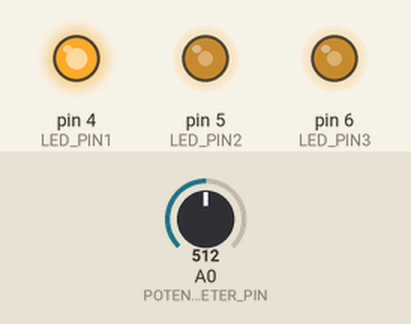
The sketch below on a simulated Arduino Uno, built with avr-gcc and run on an emulated ATmega328P. Parts: output pins drawn as LEDs (lit = HIGH). Inputs (shaded band) come from the test bench; at power-on: A0 (POTENTIOMETER_PIN) = 512.

Above: at 1.2 s.
1.3 s: A0 (POTENTIOMETER_PIN) set to 716
At 2.4 s:
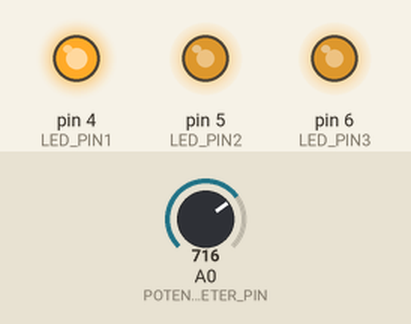
2.8 s: A0 (POTENTIOMETER_PIN) set to 900
At 3.5 s:
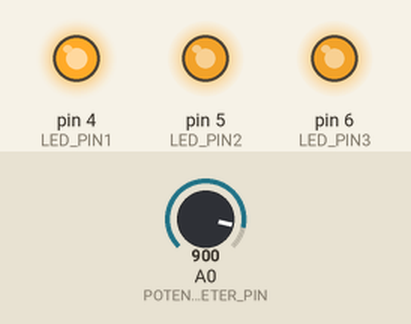
4.3 s: A0 (POTENTIOMETER_PIN) set to 511
At 4.7 s:
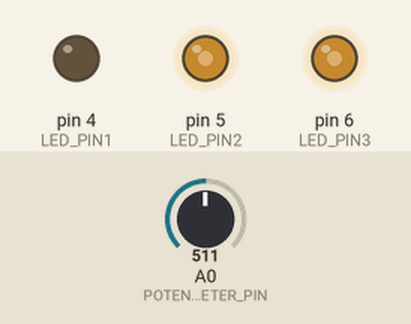
5.8 s: A0 (POTENTIOMETER_PIN) set to 122
At 7.0 s:
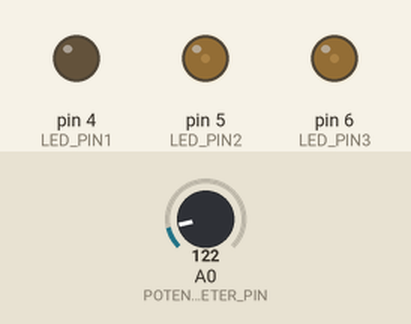
7.3 s: A0 (POTENTIOMETER_PIN) set to 0
At 8.2 s:
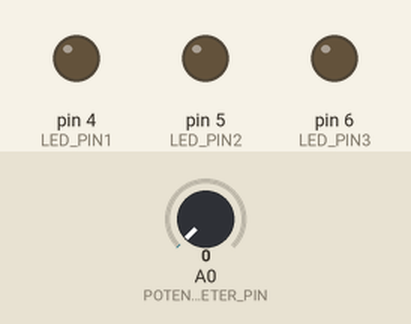
Timing chart, 0 to 9.8 s (numbered marks = the images above; inputs shaded):
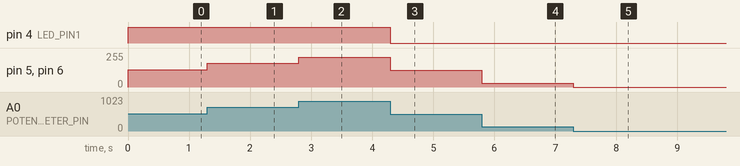

Measured:
- after the input at 1.3 s, pin 5 (LED_PIN2), pin 6 (LED_PIN3): 128/255 → 179/255 at once
- after the input at 2.8 s, pin 5 (LED_PIN2), pin 6 (LED_PIN3): 179/255 → 225/255 at once
- after the input at 4.3 s, pin 4 (LED_PIN1): HIGH → LOW at once; pin 5 (LED_PIN2), pin 6 (LED_PIN3): 225/255 → 127/255 at once
- after the input at 5.8 s, pin 5 (LED_PIN2), pin 6 (LED_PIN3): 127/255 → 30/255 at once
- after the input at 7.3 s, pin 5 (LED_PIN2), pin 6 (LED_PIN3): 30/255 → 0/255 at once

The sketch:

dimLightPoten3LEDs.ino
```cpp
#define LED_PIN1 4
#define LED_PIN2 5
#define LED_PIN3 6

#define POTENTIOMETER_PIN A0

void setup()
{
  pinMode(LED_PIN1, OUTPUT);
  pinMode(LED_PIN2, OUTPUT);
  pinMode(LED_PIN3, OUTPUT);
}

void loop()
{
  int potentiometerValue = analogRead(POTENTIOMETER_PIN);
  int brightness = potentiometerValue / 4;

  analogWrite(LED_PIN1, brightness);
  analogWrite(LED_PIN2, brightness);
  analogWrite(LED_PIN3, brightness);
}
```

rfid_ID_checker.c
```cpp
#include <SPI.h>
#include <MFRC522.h>

#define SS_PIN 10
#define RST_PIN 9

MFRC522 rfid(SS_PIN, RST_PIN);  // Create MFRC522 instance

void setup() {
  Serial.begin(9600);   // Start the serial communication at 9600 baud rate
  SPI.begin();          // Start the SPI bus
  rfid.PCD_Init();      // Initialize the MFRC522 reader
  Serial.println("Scan an RFID card to get its UID...");
}

void loop() {
  // Check if a new RFID card is present
  if (!rfid.PICC_IsNewCardPresent()) {
    return;
  }

  // Read the card's serial number (UID)
  if (!rfid.PICC_ReadCardSerial()) {
    return;
  }

  // Print the UID of the card to the serial monitor
  Serial.print("Card UID: ");
  for (byte i = 0; i < rfid.uid.size; i++) {
    Serial.print(rfid.uid.uidByte[i] < 0x10 ? " 0" : " ");
    Serial.print(rfid.uid.uidByte[i], HEX);
  }
  Serial.println(); // Add a new line after the UID

  // Halt the card after reading the UID
  rfid.PICC_HaltA();
}
```
